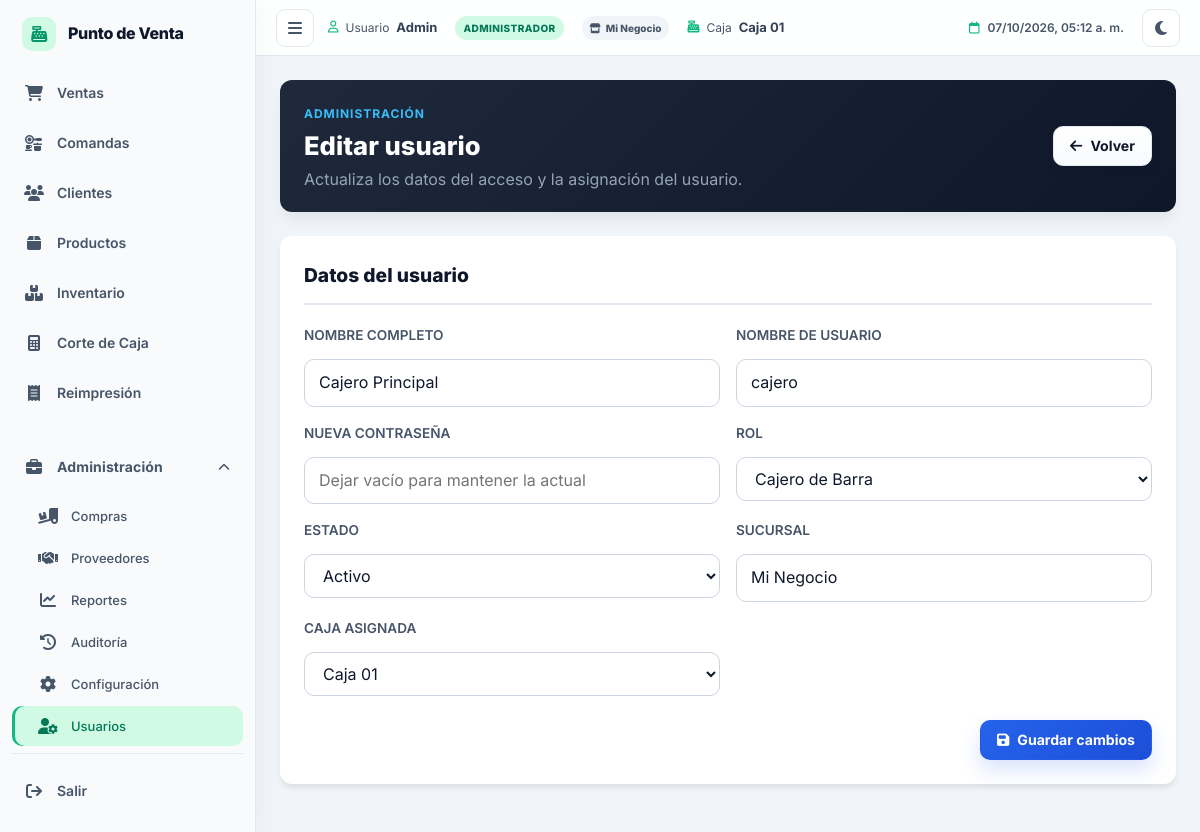
The app's page /usuarios/editar/2 (signed in), older data.
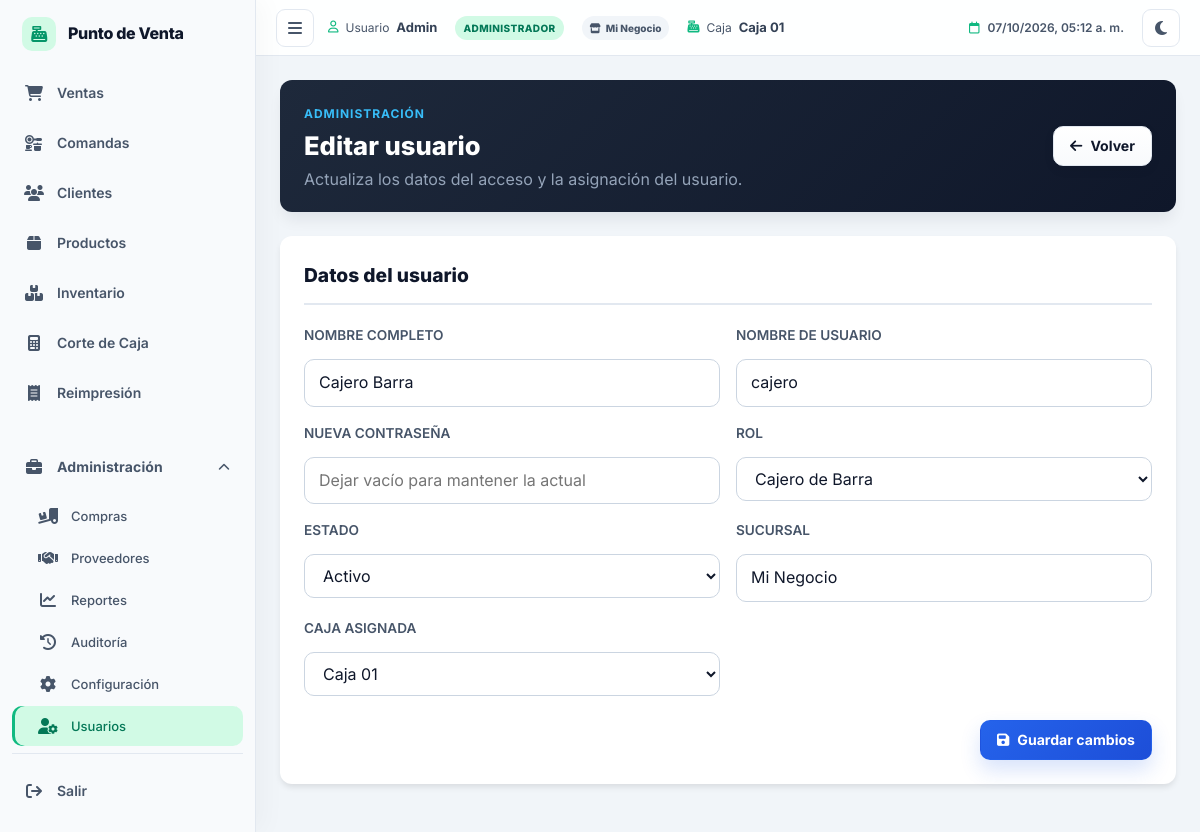
The same page, newer data.
### tables this page shows
CREATE TABLE `usuarios` (
  `id` int NOT NULL AUTO_INCREMENT COMMENT 'Identificador único del usuario',
  `nombre` varchar(100) NOT NULL COMMENT 'Nombre completo del usuario',
  `usuario` varchar(50) NOT NULL COMMENT 'Nombre de usuario para iniciar sesión',
  `password` varchar(255) NOT NULL COMMENT 'Contraseña hasheada con bcrypt',
  `rol` enum('admin','cajero','mesero','cocina') NOT NULL DEFAULT 'cajero' COMMENT 'Rol del usuario en el sistema',
  `estado` tinyint(1) NOT NULL DEFAULT '1' COMMENT '1 = Activo, 0 = Inactivo',
  `caja_id` int DEFAULT NULL COMMENT 'Caja predeterminada del usuario',
  `sucursal` varchar(120) DEFAULT NULL COMMENT 'Sucursal asignada',
  `caja` varchar(80) DEFAULT NULL COMMENT 'Caja asignada',
  `creado_en` datetime NOT NULL DEFAULT CURRENT_TIMESTAMP COMMENT 'Fecha y hora de creación del registro',
  PRIMARY KEY (`id`),
  UNIQUE KEY `idx_usuarios_usuario` (`usuario`),
  KEY `idx_usuarios_rol` (`rol`),
  KEY `idx_usuarios_estado` (`estado`),
  KEY `idx_usuarios_caja` (`caja_id`),
  CONSTRAINT `fk_usuarios_caja` FOREIGN KEY (`caja_id`) REFERENCES `cajas` (`id`) ON DELETE SET NULL ON UPDATE CASCADE
);

CREATE TABLE `cajas` (
  `id` int NOT NULL AUTO_INCREMENT,
  `nombre` varchar(80) NOT NULL,
  `estado` tinyint(1) NOT NULL DEFAULT '1',
  PRIMARY KEY (`id`),
  UNIQUE KEY `idx_cajas_nombre` (`nombre`)
);

### app/Controllers/UsuariosController.php (called while the page is built, shortened)
<?php
require_once APP_PATH . 'Models' . DIRECTORY_SEPARATOR . 'Usuario.php';
class UsuariosController extends Controller
{
    private $modelo;
    public function __construct()
    {
        $this->modelo = new Usuario();
    }
    public function editar($parametros)
    {
        $usuarioId = (int)($parametros['id'] ?? 0);
        $usuario = $this->modelo->obtenerPorId($usuarioId);
        $cajas = $this->modelo->obtenerCajas();
        require APP_PATH . 'Views/usuarios/editar.php';
    }
}

### public/index.php (called while the page is built, shortened)
<?php
require_once CONFIG_PATH . 'database.php';
require_once CORE_PATH . 'Router.php';
$router = new Router();
$router->get('/',      'HomeController@index');
$router->get('/login', 'AuthController@login');
$router->post('/autenticar', 'AuthController@autenticar');
$router->get('/logout', 'AuthController@logout');
$router->post('/cotizaciones/enviar-cocina', 'CotizacionesController@enviarCocina');
$router->get('/cotizaciones/imprimir-comanda/{id}', 'CotizacionesController@imprimirComanda');
$router->post('/cotizaciones/imprimir-comanda/{id}', 'CotizacionesController@imprimirComanda');
$router->get('/cocina', 'CocinaController@index');
$router->post('/cocina/estado-comanda/{id}', 'CocinaController@cambiarEstadoComanda');
$router->post('/cocina/estado-item/{id}', 'CocinaController@cambiarEstadoItem');
$router->get('/ventas', 'VentasController@index');
$router->post('/ventas/buscar-producto', 'VentasController@buscarProducto');
$router->get('/ventas/buscar-producto',  'VentasController@buscarProducto');
$router->get('/ventas/buscar-productos', 'VentasController@buscarProductosAjax');
    $router->post('/ventas/buscar-productos', 'VentasController@buscarProductosAjax');
    $router->get('/ventas/catalogo', 'VentasController@catalogo');
    $router->get('/ventas/historial-hoy', 'VentasController@historialHoy');
$router->get('/ventas/buscarClientePorRtn', 'VentasController@buscarClientePorRtn');
$router->post('/ventas/buscarClientePorRtn', 'VentasController@buscarClientePorRtn');
$router->get('/ventas/buscar-cliente-por-rtn', 'VentasController@buscarClientePorRtn');
$router->post('/ventas/buscar-cliente-por-rtn', 'VentasController@buscarClientePorRtn');
$router->post('/ventas/guardar', 'VentasController@guardarVenta');
$router->get('/ventas/ticket/{id}', 'VentasController@imprimirTicket');
$router->get('/productos', 'ProductosController@index');
$router->get('/productos/exportar-csv', 'ProductosController@exportarCsv');
$router->get('/productos/crear', 'ProductosController@crear');
$router->post('/productos/guardar', 'ProductosController@guardar');
$router->get('/productos/editar/{id}', 'ProductosController@editar');
$router->post('/productos/actualizar/{id}', 'ProductosController@actualizar');
$router->post('/productos/eliminar/{id}', 'ProductosController@eliminar');
$router->get('/categorias', 'CategoriasController@index');
$router->get('/categorias/crear', 'CategoriasController@crear');
$router->post('/categorias/guardar', 'CategoriasController@guardar');
$router->get('/categorias/editar/{id}', 'CategoriasController@editar');
$router->post('/categorias/actualizar/{id}', 'CategoriasController@actualizar');
$router->post('/categorias/eliminar/{id}', 'CategoriasController@eliminar');
$router->get('/inventario', 'InventarioController@index');
$router->post('/inventario/ajustar', 'InventarioController@ajustar');
$router->get('/inventario/bajo-stock', 'InventarioController@bajoStock');
$router->get('/compras', 'ComprasController@index');
$router->get('/compras/buscar-producto', 'ComprasController@buscarProducto');
$router->get('/compras/buscar-proveedores', 'ComprasController@buscarProveedores');
$router->post('/compras/buscar-proveedores', 'ComprasController@buscarProveedores');
$router->post('/compras/guardar-proveedor-ajax', 'ComprasController@guardarProveedorAjax');
$router->post('/compras/guardar', 'ComprasController@guardar');
$router->post('/compras/anular/{id}', 'ComprasController@anular');
$router->get('/compras/ver/{id}', 'ComprasController@ver');
$router->get('/compras/pagos', 'ComprasController@pagos');
$router->post('/compras/abonar', 'ComprasController@abonar');
$router->get('/proveedores', 'ProveedoresController@index');
$router->get('/proveedores/crear', 'ProveedoresController@crear');
$router->post('/proveedores/guardar', 'ProveedoresController@guardar');
$router->get('/proveedores/editar/{id}', 'ProveedoresController@editar');
$router->post('/proveedores/actualizar/{id}', 'ProveedoresController@actualizar');
$router->post('/proveedores/eliminar/{id}', 'ProveedoresController@eliminar');
$router->get('/clientes', 'ClientesController@index');
$router->post('/clientes/guardar', 'ClientesController@guardar');
$router->post('/clientes/guardar-ajax', 'ClientesController@guardarAjax');
$router->get('/clientes/editar/{id}', 'ClientesController@editar');
$router->post('/clientes/actualizar/{id}', 'ClientesController@actualizar');
$router->get('/clientes/estado-cuenta/{id}', 'ClientesController@estadoCuenta');
$router->post('/clientes/abonar', 'ClientesController@abonar');
$router->get('/clientes/abono/ticket/{id}', 'ClientesController@imprimirAbono');
$router->get('/clientes/buscar', 'ClientesController@buscar');
$router->get('/caja', 'CajaController@index');
$router->post('/caja/abrir', 'CajaController@abrir');
$router->post('/caja/movimiento', 'CajaController@movimiento');
$router->get('/caja/corte', 'CajaController@corte');
$router->post('/caja/cerrar', 'CajaController@cerrar');
$router->get('/caja/ticket/{id}', 'CajaController@imprimirCorte');
$router->get('/configuracion', 'ConfiguracionController@index');
$router->post('/configuracion/guardar-empresa', 'ConfiguracionController@guardarEmpresa');
$router->get('/usuarios', 'UsuariosController@index');
$router->get('/usuarios/editar/{id}', 'UsuariosController@editar');
$router->post('/usuarios/guardar', 'UsuariosController@guardar');
$router->post('/usuarios/actualizar/{id}', 'UsuariosController@actualizar');
$router->get('/reportes', 'ReportesController@index');
$router->get('/reportes/filtrar', 'ReportesController@index');
$router->get('/reportes/imprimir', 'ReportesController@imprimir');
$router->get('/reportes/exportar', 'ReportesController@exportar');
$router->get('/soporte', 'SoporteController@index');
$router->get('/comprobantes', 'ComprobantesController@index');
$router->get('/comprobantes/imprimir/{id}', 'ComprobantesController@imprimir');
$router->get('/impresora/imprimir-venta/{id}', 'ImpresoraController@imprimirVenta');
$router->post('/impresora/imprimir-venta/{id}', 'ImpresoraController@imprimirVenta');
$router->post('/impresora/probar', 'ImpresoraController@probar');
$router->post('/impresora/escaneo-lan', 'ImpresoraController@escaneoLan');
$router->get('/auditoria', 'AuditoriaController@index');
$router->get('/auditoria/exportar', 'AuditoriaController@exportar');
$router->procesar();

### config/database.php (called while the page is built, shortened)
<?php
class Database
{
    private static $instancia = null;
    private $pdo;
    private function __construct()
    {
        $host = getenv('DB_HOST') ?: 'localhost';
        $dbname = getenv('DB_NAME') ?: 'web_pdv_food_db';
        $usuario = getenv('DB_USER') ?: 'root';
        $contrasena = getenv('DB_PASS') ?: '';
        $charset = 'utf8mb4';
        $dsn = "mysql:host=$host;dbname=$dbname;charset=$charset";
        $opciones = [
            PDO::ATTR_ERRMODE            => PDO::ERRMODE_EXCEPTION,
            PDO::ATTR_DEFAULT_FETCH_MODE => PDO::FETCH_ASSOC,
            PDO::ATTR_EMULATE_PREPARES   => false,
        ];
        try {
            $this->pdo = new PDO($dsn, $usuario, $contrasena, $opciones);
        } catch (PDOException $e) {
            die('Error de conexión a la base de datos: ' . $e->getMessage());
        }
    }
    public static function getInstancia()
    {
        if (self::$instancia === null) {
            self::$instancia = new self();
        }
        return self::$instancia;
    }
    public function getConexion()
    {
        return $this->pdo;
    }
}

### app/Models/Usuario.php (called while the page is built, shortened)
<?php
class Usuario extends Controller
{
    private $pdo;
    public function __construct()
    {
        $this->pdo = Database::getInstancia()->getConexion();
    }
    public function obtenerPorId($id)
    {
        $campos = 'u.id, u.nombre, u.usuario, u.rol, u.estado, u.creado_en';
        if ($this->tieneColumna('sucursal')) {
            $campos .= ', u.sucursal';
        } else {
            $campos .= ", '' AS sucursal";
        }
        if ($this->tieneColumna('caja_id')) {
            $campos .= ', u.caja_id';
        } else {
            $campos .= ", 0 AS caja_id";
        }
        $sql = 'SELECT ' . $campos . ' FROM usuarios u WHERE u.id = :id LIMIT 1';
        $stmt = $this->pdo->prepare($sql);
        $stmt->bindParam(':id', $id, PDO::PARAM_INT);
        $stmt->execute();
        return $stmt->fetch(PDO::FETCH_ASSOC);
    }
    public function obtenerCajas()
    {
        if (!$this->existeTabla('cajas')) return [];
        $stmt = $this->pdo->query('SELECT id, nombre FROM cajas WHERE estado = 1 ORDER BY nombre ASC');
        return $stmt->fetchAll(PDO::FETCH_ASSOC);
    }
    private function tieneColumna($columna)
    {
        $columna = preg_replace('/[^a-zA-Z0-9_]/', '', (string)$columna);
        $stmt = $this->pdo->query("SHOW COLUMNS FROM `usuarios` LIKE '{$columna}'");
        return $stmt !== false && $stmt->rowCount() > 0;
    }
    private function existeTabla($tabla)
    {
        $tabla = preg_replace('/[^a-zA-Z0-9_]/', '', (string)$tabla);
        $stmt = $this->pdo->query("SHOW TABLES LIKE '{$tabla}'");
        return $stmt !== false && $stmt->rowCount() > 0;
    }
}

### app/Views/usuarios/editar.php (the view, shortened to what the changed rows need)
<?php $tituloPagina = 'Editar usuario'; require APP_PATH . 'Views/layouts/pos_header.php'; ?>
<section class="catalogo-encabezado">
    <div>
        <span class="eyebrow">Administración</span>
        <h1>Editar usuario</h1>
        <p>Actualiza los datos del acceso y la asignación del usuario.</p>
    </div>
    <a class="btn-pos btn-pos-secondary" href="<?php echo URL_BASE; ?>usuarios"><i class="fa-solid fa-arrow-left" aria-hidden="true"></i> Volver</a>
</section>
<section class="tarjeta card-form usuarios-formulario">
    <h2 class="tarjeta-titulo">Datos del usuario</h2>
    <form method="POST" action="<?php echo URL_BASE; ?>usuarios/actualizar/<?php echo (int)$usuario['id']; ?>" class="form-grid cliente-formulario">
        <div class="campo form-group">
            <label for="usuario-nombre">Nombre completo</label>
            <input id="usuario-nombre" name="nombre" value="<?php echo htmlspecialchars($usuario['nombre'] ?? ''); ?>" required>
        </div>
        <div class="campo form-group">
            <label for="usuario-username">Nombre de usuario</label>
            <input id="usuario-username" name="username" value="<?php echo htmlspecialchars($usuario['usuario'] ?? ''); ?>" required autocomplete="username">
        </div>
        <div class="campo form-group">
            <label for="usuario-password">Nueva contraseña</label>
            <input id="usuario-password" name="password" type="password" minlength="6" placeholder="Dejar vacío para mantener la actual" autocomplete="new-password">
        </div>
        <div class="campo form-group">
            <label for="usuario-rol">Rol</label>
            <select id="usuario-rol" name="rol">
                <option value="cajero" <?php echo (($usuario['rol'] ?? 'cajero') === 'cajero') ? 'selected' : ''; ?>>Cajero de Barra</option>
            </select>
        </div>
        <div class="campo form-group">
            <label for="usuario-estado">Estado</label>
            <select id="usuario-estado" name="estado">
                <option value="1" <?php echo !empty($usuario['estado']) ? 'selected' : ''; ?>>Activo</option>
            </select>
        </div>
        <div class="campo form-group">
            <label for="usuario-sucursal">Sucursal</label>
            <input id="usuario-sucursal" name="sucursal" value="<?php echo htmlspecialchars($usuario['sucursal'] ?? ''); ?>" placeholder="Ej. Mi Negocio">
        </div>
        <div class="campo form-group">
            <label for="usuario-caja">Caja asignada</label>
            <select id="usuario-caja" name="caja_id">
                <?php foreach ($cajas as $caja): ?>
                    <option value="<?php echo (int)$caja['id']; ?>" <?php echo ((int)($usuario['caja_id'] ?? 0) === (int)$caja['id']) ? 'selected' : ''; ?>>
                        <?php echo htmlspecialchars($caja['nombre']); ?>
                    </option>
                <?php endforeach; ?>
            </select>
        </div>
        <div class="form-acciones" style="grid-column: 1 / -1;">
            <button class="btn-pos btn-pos-primary" type="submit"><i class="fa-solid fa-floppy-disk" aria-hidden="true"></i> Guardar cambios</button>
        </div>
    </form>
</section>
<?php require APP_PATH . 'Views/layouts/footer.php'; ?>

### core/Router.php (shortened to what the changed rows need)
<?php
class Router
{
    private $rutasGet = [];
    private $rutasPost = [];
    public function get($ruta, $controladorMetodo)
    {
        $this->rutasGet[$ruta] = $controladorMetodo;
    }
    public function post($ruta, $controladorMetodo)
    {
        $this->rutasPost[$ruta] = $controladorMetodo;
    }
    public function procesar()
    {
        $metodo = $_SERVER['REQUEST_METHOD'];
        $url = isset($_GET['url']) ? rtrim($_GET['url'], '/') : '/';
        $rutas = $metodo === 'GET' ? $this->rutasGet : $this->rutasPost;
        foreach ($rutas as $ruta => $controladorMetodo) {
            $parametros = $this->coincidirRuta($ruta, $url);
            if ($parametros !== false) {
                $this->invocarControlador($controladorMetodo, $parametros);
                return;
            }
        }
    }
    private function coincidirRuta($ruta, $url)
    {
        $partesRuta = explode('/', trim($ruta, '/'));
        $partesUrl = explode('/', trim($url, '/'));
        if (count($partesRuta) !== count($partesUrl)) {
            return false;
        }
        $parametros = [];
        for ($i = 0; $i < count($partesRuta); $i++) {
            if (strpos($partesRuta[$i], '{') === 0 && strpos($partesRuta[$i], '}') === strlen($partesRuta[$i]) - 1) {
                $nombreParametro = trim($partesRuta[$i], '{}');
                $parametros[$nombreParametro] = $partesUrl[$i];
            } else {
                if ($partesRuta[$i] !== $partesUrl[$i]) {
                    return false;
                }
            }
        }
        return $parametros;
    }
    private function invocarControlador($controladorMetodo, $parametros)
    {
        list($nombreControlador, $nombreMetodo) = explode('@', $controladorMetodo);
        $controlador = new $nombreControlador();
        call_user_func_array([$controlador, $nombreMetodo], [$parametros]);
    }
}

Row changes from the older to the newer data that the page shows:
changed usuarios "cajero": nombre "Cajero Principal" → "Cajero Barra"
